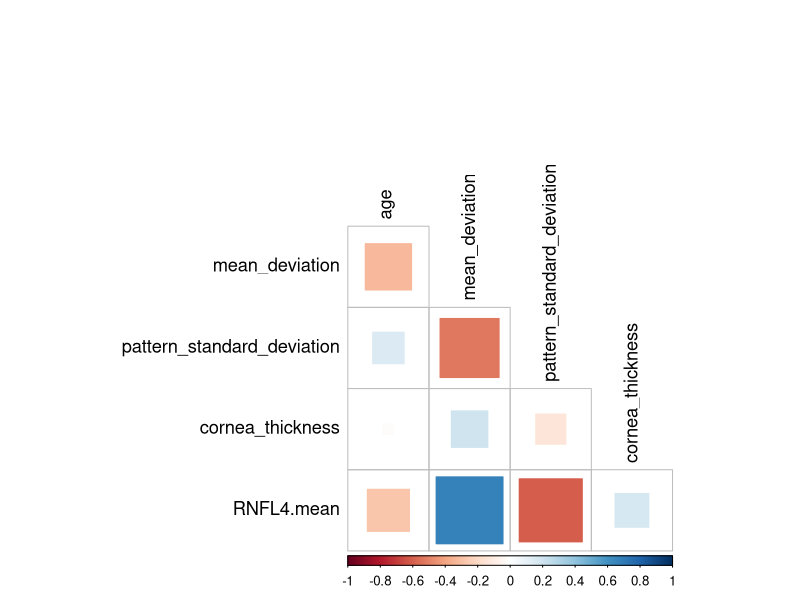
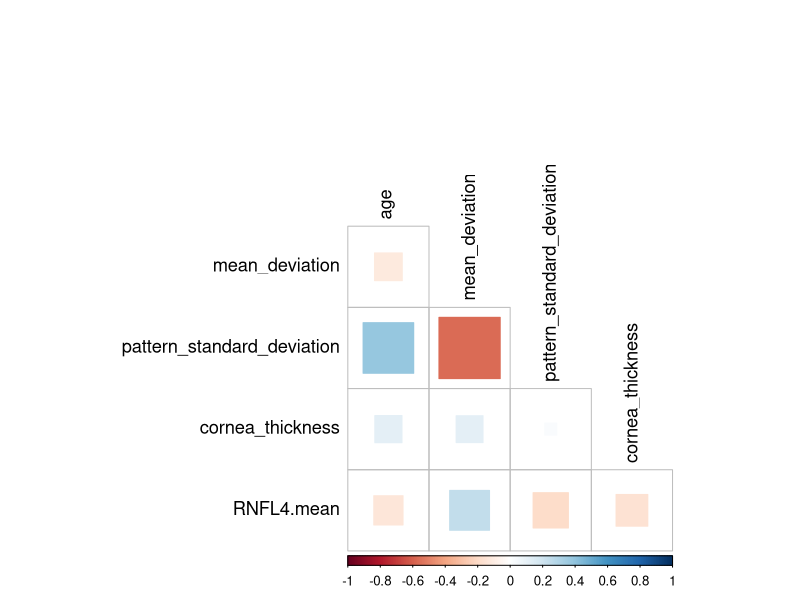
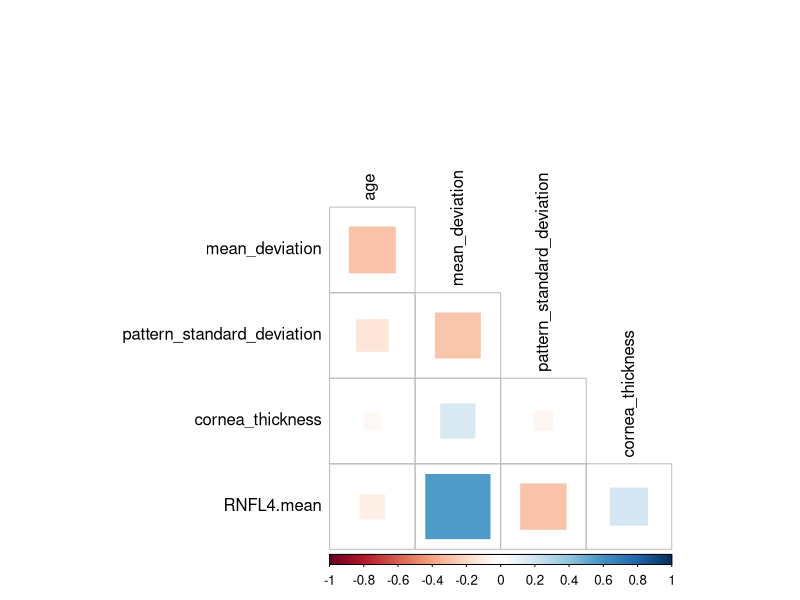

The R script that drew these images, in order:
## ---- chunk 1
#Load in all the libraries necessary for this code
library(tidyverse)
#I found the library below containing convenient functions to both calculate and plot correlations
library(corrplot)
#After discussion with Maggie, I also used the following library for its kable function for prettier looking tables
library(knitr)
## ---- chunk 2
df <- read.csv(file = 'data/ds_whole.csv')
#Read in the data
df_cont <- df[, c(3,5,6,8,9)]
#Subset to the continuous variables
df_cont_corr <- cor(df_cont)
#Using the cor() function from corrplot to generate correlation coefficients for each pair of variables
knitr::kable(df_cont_corr)
#make a well-formatted table of the calculated correlation coefficients
## ---- chunk 3
corrplot(df_cont_corr, 
         method = "square", 
         type = "lower", 
         diag = FALSE, 
         tl.pos = "ld", 
         tl.col = "black",
         tl.cex = 1.1)

## ---- chunk 4
df_healthy_cont <- df[which(df$glaucoma == 0), c(3,5,6,8,9)]
#Here I use the which function to take data only from rows where the value for the variable "glaucoma" is 0, indicating healthy samples
#Afterwards, visualization is the same as above.
df_healthy_cont_corr <- cor(df_healthy_cont)
kable(df_healthy_cont_corr)


## ---- chunk 5
corrplot(df_healthy_cont_corr, 
         method = "square", 
         type = "lower", 
         diag = FALSE, 
         tl.pos = "ld", 
         tl.col = "black",
         tl.cex = 1.1)
## ---- chunk 6
df_disease_cont <- df[which(df$glaucoma == 1), c(3,5,6,8,9)]
#Same type of subsetting by row, except using a value of one, indicating glaucoma diagnosis.
df_disease_cont_corr <- cor(df_disease_cont)
kable(df_disease_cont_corr)

## ---- chunk 7
corrplot(df_disease_cont_corr, 
         method = "square", 
         type = "lower", 
         diag = FALSE, 
         tl.pos = "ld", 
         tl.col = "black")
